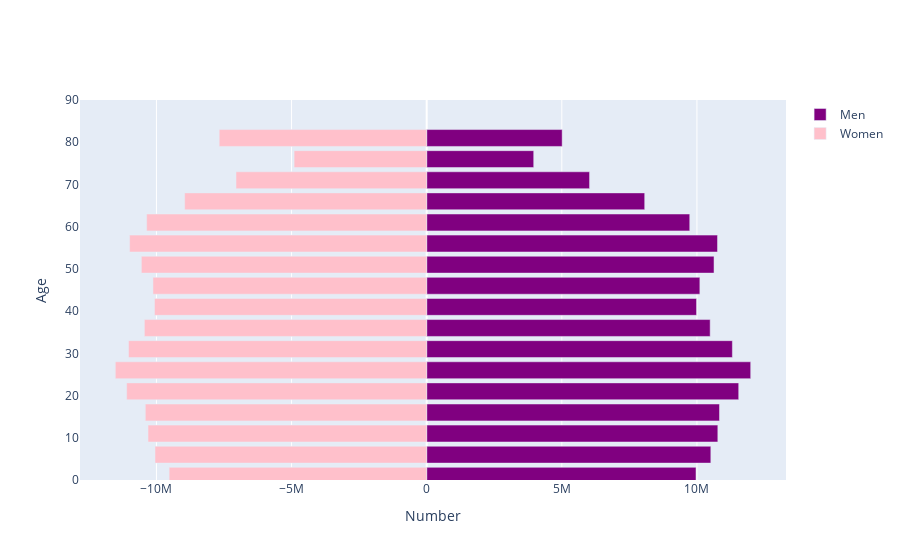

This figure's notebook cell:
### Markdown cell above
### [B] Population Pyramid

**Function `pop_pyramid` that that takes input of region code as a string and an array of the year of interest to create a population pyramid showing population counts across age-sex groups.**

### Code cell
def pop_pyramid(place, year):
    df = population_df(place, year).sum(axis=0)
    layout = go.Layout(barmode='overlay',
                   yaxis=go.layout.YAxis(range=[0, 90], title='Age'),
                   xaxis=go.layout.XAxis(title='Number'))

    year = year

    bins = [go.Bar(x = df.filter(regex="Male").values,
               y = [int(s[:2])+1 for s in age_ranges],
               orientation='h',
               name='Men',
               marker=dict(color='purple'),
               hoverinfo='skip'
               ),

        go.Bar(x = -df.filter(regex="Female").values,
               y=[int(s[:2])+1 for s in age_ranges],
               orientation='h',
               name='Women',
               marker=dict(color='pink'),
               hoverinfo='skip',
               )
        ]
    return py.iplot(dict(data=bins, layout=layout))

pop_pyramid('USA', [2018])

### Figure 1 — Plotly figure (JSON) as saved in the notebook; plotly's stock layout.template omitted (floating-point values rounded to 4 significant figures)
{"data": [{"hoverinfo": "skip", "marker": {"color": "purple"}, "name": "Men", "orientation": "h", "type": "bar", "x": [9965880, 10514435, 10773515, 10835147, 11545822, 11989672, 11312323, 10489753, 9985745, 10108590, 10632907, 10761873, 9734259, 8067799, 6027482, 3960637, 5013654], "y": [1, 6, 11, 16, 21, 26, 31, 36, 41, 46, 51, 56, 61, 66, 71, 76, 81]}, {"hoverinfo": "skip", "marker": {"color": "pink"}, "name": "Women", "orientation": "h", "type": "bar", "x": [-9530247, -10052749, -10311504, -10411817, -11101617, -11522288, -11032145, -10447130, -10072530, -10128010, -10558640, -10993071, -10361111, -8955828, -7055578, -4906435, -7678005], "y": [1, 6, 11, 16, 21, 26, 31, 36, 41, 46, 51, 56, 61, 66, 71, 76, 81]}], "layout": {"barmode": "overlay", "xaxis": {"title": {"text": "Number"}}, "yaxis": {"range": [0, 90], "title": {"text": "Age"}}}}
